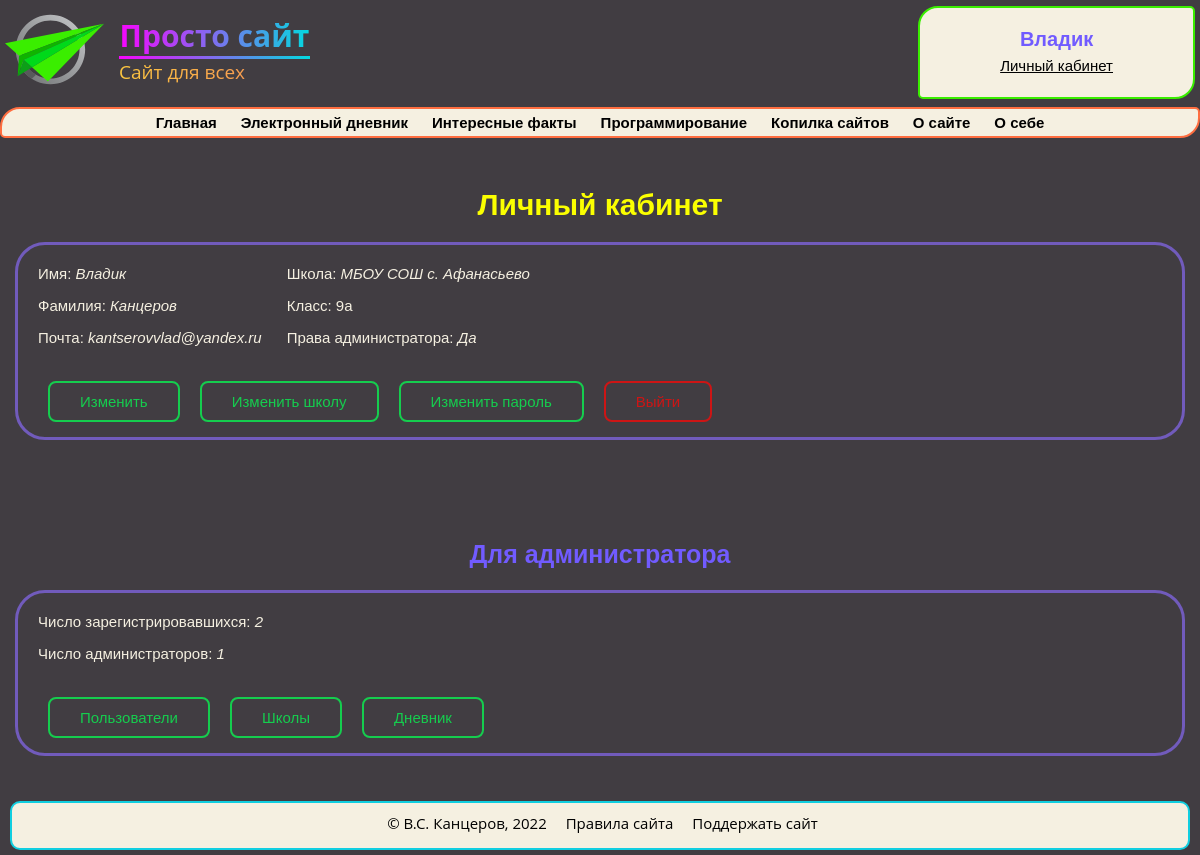
/personal (signed in), run on the app's committed database.
### data/users.py (models this page shows, shortened)
class User(SqlAlchemyBase, UserMixin):
    __tablename__ = 'users'
    id = sqlalchemy.Column(sqlalchemy.Integer, primary_key=True, autoincrement=True)
    name = sqlalchemy.Column(sqlalchemy.String, nullable=False)
    surname = sqlalchemy.Column(sqlalchemy.String, nullable=True)
    class_n_id = sqlalchemy.Column(sqlalchemy.Integer, sqlalchemy.ForeignKey("class_n.id"), nullable=True)
    school_id = sqlalchemy.Column(sqlalchemy.Integer, sqlalchemy.ForeignKey("schools.id"), nullable=True)
    email = sqlalchemy.Column(sqlalchemy.String,
                              index=True, unique=True, nullable=False)
    admin = sqlalchemy.Column(sqlalchemy.Boolean, default=False)
    hashed_password = sqlalchemy.Column(sqlalchemy.String, nullable=False)

### data/schools.py (models this page shows)
class School(SqlAlchemyBase, UserMixin):
    __tablename__ = 'schools'
    id = sqlalchemy.Column(sqlalchemy.Integer, primary_key=True, autoincrement=True)
    name = sqlalchemy.Column(sqlalchemy.String, nullable=False)

### data/class_n.py (models this page shows)
class Classes(SqlAlchemyBase, UserMixin):
    __tablename__ = 'class_n'
    id = sqlalchemy.Column(sqlalchemy.Integer, primary_key=True, autoincrement=True)
    name = sqlalchemy.Column(sqlalchemy.String, nullable=False)
    school_id = sqlalchemy.Column(sqlalchemy.Integer, sqlalchemy.ForeignKey("schools.id"))

### main.py (the view)
@app.route('/personal')
def personal_account():
    if current_user.is_authenticated:
        db_sess = db_session.create_session()
        school = db_sess.query(School).filter(current_user.school_id == School.id).first()
        class_n = db_sess.query(Classes).filter(current_user.class_n_id == Classes.id).first()
        if school is not None:
            school = school.name
        if class_n is not None:
            class_n = class_n.name
        if current_user.admin:
            info = list()
            info.append(('Число зарегистрировавшихся', len(db_sess.query(User).all())))
            info.append(('Число администраторов', len(db_sess.query(User).filter(User.admin).all())))
            return render_template('personal.html', school=school, class_n=class_n, info=info)
        return render_template('personal.html', school=school, class_n=class_n)
    return redirect('/')

### data/db_session.py (called while the page is built)
def create_session() -> Session:
    global __factory
    return __factory()

### main.py (called while the page is built)
@login_manager.user_loader
def load_user(user_id):
    db_sess = db_session.create_session()
    return db_sess.query(User).get(user_id)

### templates/personal.html (shortened to what this page needs)
{% extends 'base.html' %}
{% block body %}
<h1>Личный кабинет</h1>
<div class="personal">
    <div class="div-flex">
        <div class="block-info">
            <p>Имя: <i>{{ current_user.name }}</i></p>
            <p>Фамилия: <i>{{ current_user.surname }}</i></p>
            <p>Почта: <i>{{ current_user.email }}</i></p>
        </div>
        <div class="block-info">
            {% if current_user.school_id %}
            <p>Школа: <i>{{ school }}</i></p>
            {% else %}
            <p>Школа: <i>Не указана</i></p>
            {% endif %}
            {% if current_user.class_n_id %}
            <p>Класс: {{ class_n }}</p>
            {% else %}
            <p>Класс: <i>Не указан</i></p>
            {% endif %}
            {% if current_user.admin %}
            <p>Права администратора: <i>Да</i></p>
            {% else %}
            <p>Права администратора: <i>Нет</i></p>
            {% endif %}
        </div>
    </div>
    <div class="div-flex">
        <a class="shine-button" href="/change/info">Изменить</a>
        {% if current_user.school_id %}
        <a class="shine-button" href="/set/school">Изменить школу</a>
        {% else %}
        <a class="shine-button" href="/set/school">Добавить школу</a>
        {% endif %}
        <a class="shine-button" href="/change/password">Изменить пароль</a>
        <a class="shine-button-red" href="/logout">Выйти</a>
    </div>
</div>
{% if current_user.admin %}
<h2>Для администратора</h2>
<div class="personal">
    <div class="div-flex">
        <div class="block-info">
            {% for i in info %}
            <p> {{ i[0] }}: <i>{{i[1]}}</i></p>
            {% endfor %}
        </div>
    </div>
    <div class="div-flex">
        <a class="shine-button" href="/users">Пользователи</a>
        <a class="shine-button" href="/schools">Школы</a>
        <a class="shine-button" href="#">Дневник</a>
    </div>
</div>
{% endif %}
{% endblock %}

### templates/base.html (shortened to what this page needs)
<!DOCTYPE html>
<html lang="ru">
<head>
    <link type="text/css" rel="stylesheet" href="{{ url_for('static', filename='css/main.css') }}"/>
</head>
<body>
<header id="header" class="header">
    <a href="/" id="logo" class="logo">
        <img src="/static/logo.svg"/>
        <div class="logo-text">
            <h1>Просто сайт</h1>
            <hr>
            <p>Сайт для всех</p>
        </div>
    </a>
    <div id="authorization" class="authorization">
        {% if current_user.is_authenticated %}
            <a href="/logout" class="empty_a">
                <h1> {{ current_user.name }} </h1>
            </a>
            <a href="/personal" class="empty_a">
                <p> Личный кабинет </p>
            </a>
        {% endif %}
    </div>
</header>
<section>
    <div id="nav">
        <ul class="menu animate__animated notshow" id="navbar">
            <a href="#">
                <li class="li1">Главная</li>
            </a>
            <a href="/homeworks">
                <li class="li1">Электронный дневник</li>
            </a>
            <a href="#">
                <li class="li1">Интересные факты</li>
            </a>
            <a href="#">
                <li class="li1">Программирование</li>
            </a>
            <a href="#">
                <li class="li1">Копилка сайтов</li>
            </a>
            <a href="#">
                <li class="li1">О сайте</li>
            </a>
            <a href="#">
                <li class="li1">О себе</li>
            </a>
        </ul>
    </div>
</section>
{% block body %}{% endblock %}
<footer id="footer" class="footer">
    <p>© В.С. Канцеров, 2022</p>
    <a href="#">Правила сайта </a>
    <a href="#">Поддержать сайт</a>
</footer>
</body>
</html>

### static/css/main.css (style rules this page uses)
body { font-family: 'Open Sans', sans-serif; background-color: #413d42; color: #F5F0E1; font-size: 15px; padding: 0; margin: 0; }
a { color: #00ff00; text-decoration: underline; }
.header { display: flex; justify-content: space-between; }
h1 { color: #fbff00; text-align: center; font-family: 'Montserrat', sans-serif; font-size: 30px; margin-top: 50px; }
h2 { color: #715bff; text-align: center; font-family: 'Montserrat', sans-serif; font-size: 25px; margin-top: 100px; }
.logo { display: flex; align-items: center; margin-left: 5px; text-decoration: none; user-select: none; }
.logo-text { width: 191px; margin-left: 15px; }
.logo-text h1 { font-size: 30px; margin: 0; font-family: 'Open Sans', sans-serif; background: linear-gradient(to right, #F705FE, #03D9DF); background-clip: text; -webkit-background-clip: text; -webkit-text-fill-color: transparent; }
.logo-text hr { margin: 0; border: 0px; height: 3px; background: linear-gradient(to right, #F705FE, #03D9DF); }
.logo-text p { font-size: 19px; margin: 0; background: linear-gradient(to right, #FCC63F, #F48758); background-clip: text; -webkit-background-clip: text; -webkit-text-fill-color: transparent; }
.authorization { margin-top: 6px; margin-right: 5px; padding: 0 80px; color: black; border: 2px solid #3aee00; border-radius: 20px 5px; text-align: center; background-color: #f5f0e1; }
.authorization h1 { font-family: 'Montserrat', sans-serif; font-weight: 700; color: #715BFF; margin-top: 20px; margin-bottom: 6px; font-size: 20px; }
.authorization p { font-family: 'Montserrat', sans-serif; font-weight: 400; font-size: 15px; margin-top: 6px; color: #000; text-decoration: underline; }
.menu { margin: 0; padding: 0; margin-top: 8px; list-style-type: none; border: 2px solid #ff6e40; border-radius: 20px 5px; text-align: center; background-color: #f5f0e1; }
.menu a { color: #000000; padding: 5px 10px; text-decoration: none; font-family: 'Montserrat', sans-serif; font-weight: 600; display: inline-block; width: auto; }
.empty_a { text-decoration: none }
.personal { margin: 0px 15px; border: solid #715bbc; padding: 0px 15px; border-radius: 30px; font-size: 15px; font-family: 'Montserrat', sans-serif; }
.div-flex { display: flex; padding: 5px; }
.block-info { margin-right: 25px; }
.shine-button-red { text-decoration: none; display: inline-block; padding: 10px 30px; margin: 10px 10px; position: relative; overflow: hidden; border: 2px solid #cd1515; border-radius: 8px; font-family: 'Montserrat', sans-serif; color: #cd1515; transition: .2s ease-in-out; }
.shine-button-red:before { content: ""; background: linear-gradient(90deg, rgba(255, 255, 255, .1), rgba(255, 255, 255, .5)); height: 50px; width: 50px; position: absolute; top: -8px; left: -75px; transform: skewX(-45deg); }
.shine-button { text-decoration: none; display: inline-block; padding: 10px 30px; margin: 10px 10px; position: relative; overflow: hidden; border: 2px solid #15cd4e; border-radius: 8px; font-family: 'Montserrat', sans-serif; color: #15cd4e; transition: .2s ease-in-out; }
.shine-button:before { content: ""; background: linear-gradient(90deg, rgba(255, 255, 255, .1), rgba(255, 255, 255, .5)); height: 50px; width: 50px; position: absolute; top: -8px; left: -75px; transform: skewX(-45deg); }
#footer { margin: 5px 10px; margin-top: 45px; border: 2px solid #10cee0; border-radius: 10px 10px; background-color: #f5f0e1; text-align: center; }
#footer p { margin-top: 10px; margin-left: 10px; margin-right: 5px; color: #000; width: auto; display: inline-block; }
#footer a { margin-top: 5px; margin-left: 10px; margin-right: 5px; padding: 0; text-decoration: none; color: #000; width: auto; display: inline-block; transition: all 0.5s ease; margin-bottom: 5px; }
:root { --animate-duration: 1s; --animate-delay: 1s; --animate-repeat: 1; }
.animate__animated { -webkit-animation-duration: 1s; animation-duration: 1s; -webkit-animation-duration: var(--animate-duration); animation-duration: var(--animate-duration); -webkit-animation-fill-mode: both; animation-fill-mode: both; }

### data on the page
User: name "Владик", surname "Канцеров", email "kantserovvlad@yandex.ru"
School: name "МБОУ СОШ с. Афанасьево"
Classes: name "9а"

### other printed values
{{ i[0] }} "Число зарегистрировавшихся" "Число администраторов"
{{ i[1] }} "2" "1"
